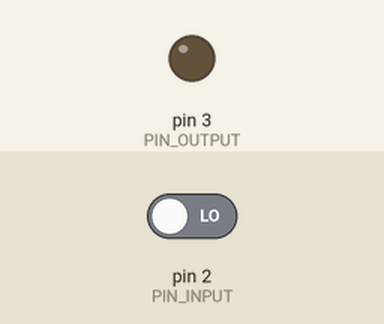
Simulated run of this sketch. Board: Arduino Uno, built with avr-gcc and run on an emulated ATmega328P. On the bench: output pins drawn as LEDs (lit = HIGH). The inputs (shaded band) are chosen by the test bench; at power-on: pin 2 (PIN_INPUT) LOW.

Above: at 1.2 s.
1.3 s: pin 2 (PIN_INPUT) driven HIGH
At 1.6 s:
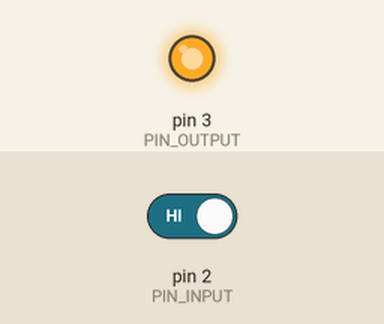
2.8 s: pin 2 (PIN_INPUT) driven LOW
At 3.9 s:
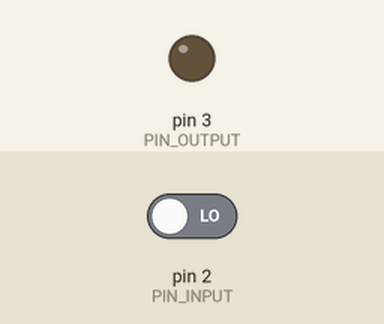
Timing chart, 0 to 5.8 s (numbered marks = the images above; inputs shaded):
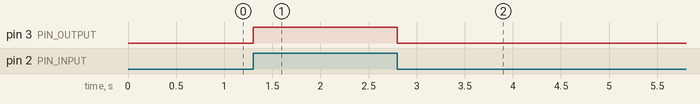

The sketch:

ArduinoSchmittTriggerLevels.ino
```cpp
#define PIN_INPUT 2
#define PIN_OUTPUT 3

void setup() {
  pinMode(PIN_INPUT, INPUT);
  pinMode(PIN_OUTPUT, OUTPUT);
}

void loop() {
  boolean inputValue = digitalRead(PIN_INPUT);
  digitalWrite(PIN_OUTPUT, inputValue);
}
```

Measured:
- after the input at 1.3 s, pin 3 (PIN_OUTPUT): LOW → HIGH at once
- after the input at 2.8 s, pin 3 (PIN_OUTPUT): HIGH → LOW at once
